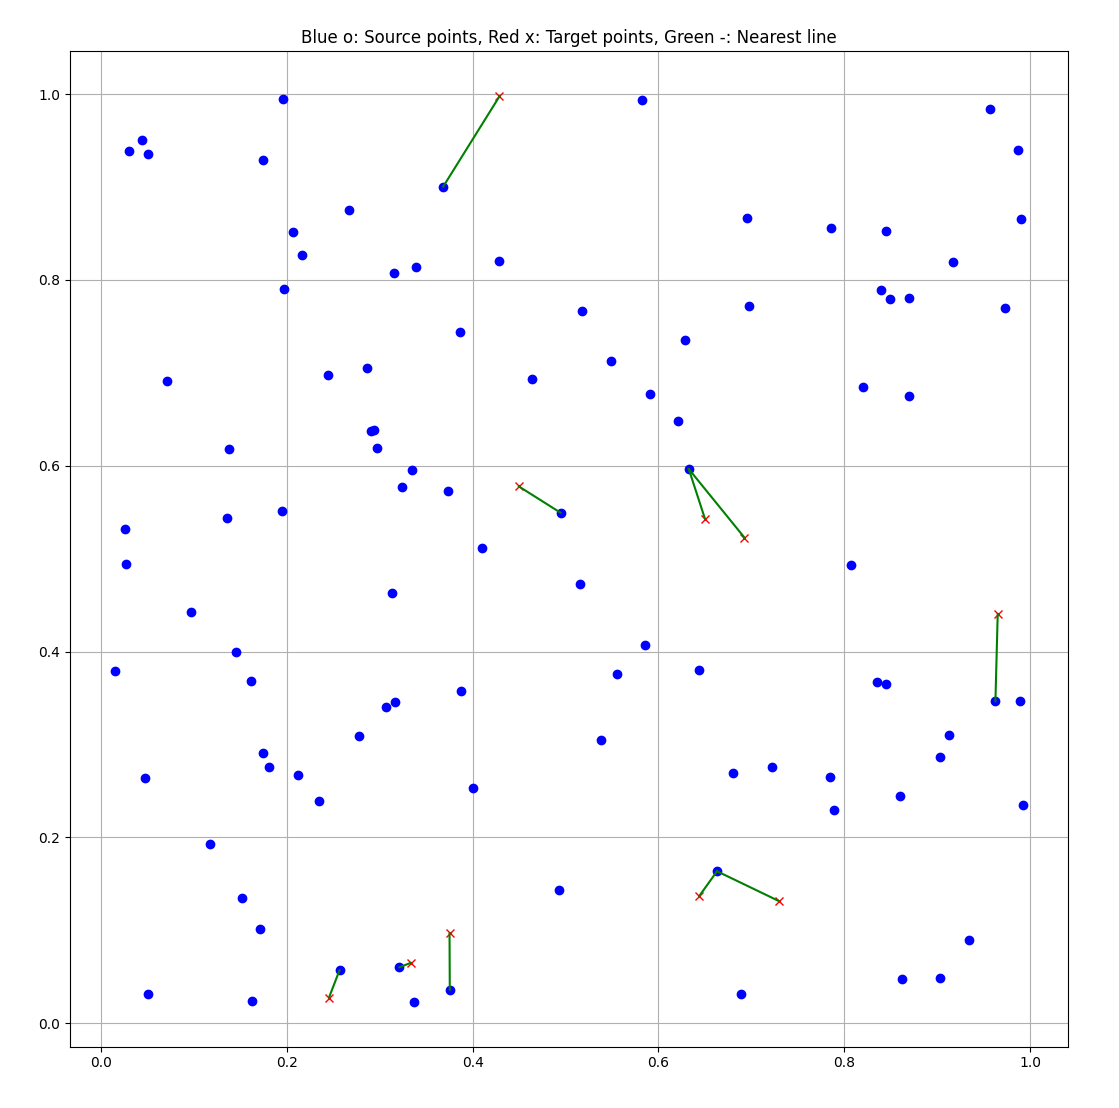

Write the Python code that produced this figure.
"""
search_nearest_neighbor_kd_tree.py

Author: Shisato Yano
"""

# import path setting
import numpy as np
import sys
import matplotlib.pyplot as plt
from pathlib import Path

abs_dir_path = str(Path(__file__).absolute().parent)
relative_path = "/../../../components/"

sys.path.append(abs_dir_path + relative_path + "search/kd_tree")
sys.path.append(abs_dir_path + relative_path + "sensors/lidar")

# import component modules
from kd_tree import KdTree
from scan_point import ScanPoint


# flag to show plot figure
# when executed as unit test, this flag is set as false
show_plot = True


def main():
    """
    Main process function
    """

    fig = plt.figure()
    ax = plt.axes()

    # generate point cloud data
    np.random.seed(30)

    # source point cloud
    source_xy_list = np.random.random((100, 2))
    source_point_cloud = [ScanPoint(0, 0, xy[0], xy[1]) for xy in source_xy_list]

    for source_point in source_point_cloud:
        source_xy = source_point.get_point_array()
        ax.plot(source_xy[0], source_xy[1], "ob")

    # target point cloud
    target_xy_list = np.random.random((10, 2))
    target_point_cloud = [ScanPoint(0, 0, xy[0], xy[1]) for xy in target_xy_list]

    kd_tree = KdTree(source_point_cloud)

    for target_point in target_point_cloud:
        target_xy = target_point.get_point_array()
        ax.plot(target_xy[0], target_xy[1], "xr")

        nearest_point = kd_tree.search_nearest_neighbor_point(target_point)
        nearest_xy = nearest_point.get_point_array()
        ax.plot([nearest_xy[0], target_xy[0]], [nearest_xy[1], target_xy[1]], "-g")

    ax.set_aspect("equal")
    ax.grid()
    ax.set_title("Blue o: Source points, Red x: Target points, Green -: Nearest line")

    if show_plot: plt.show()


if __name__ == "__main__":
    main()
